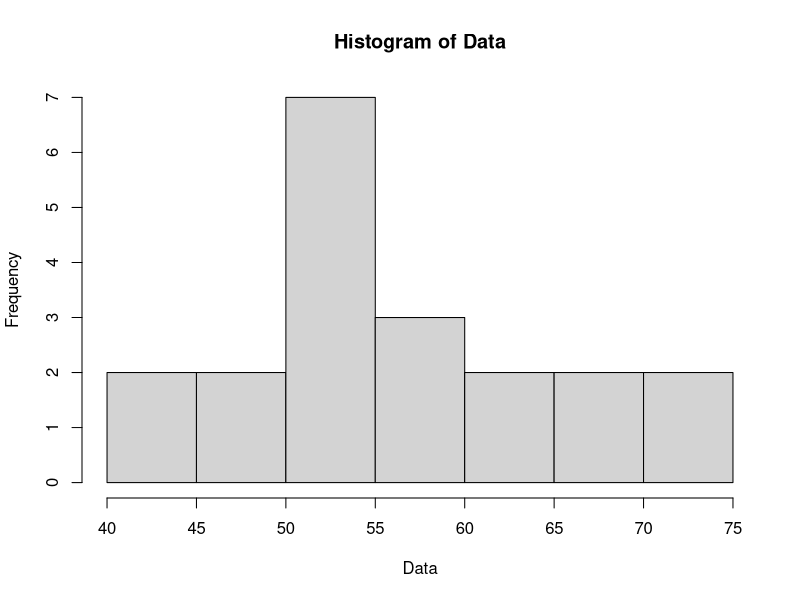
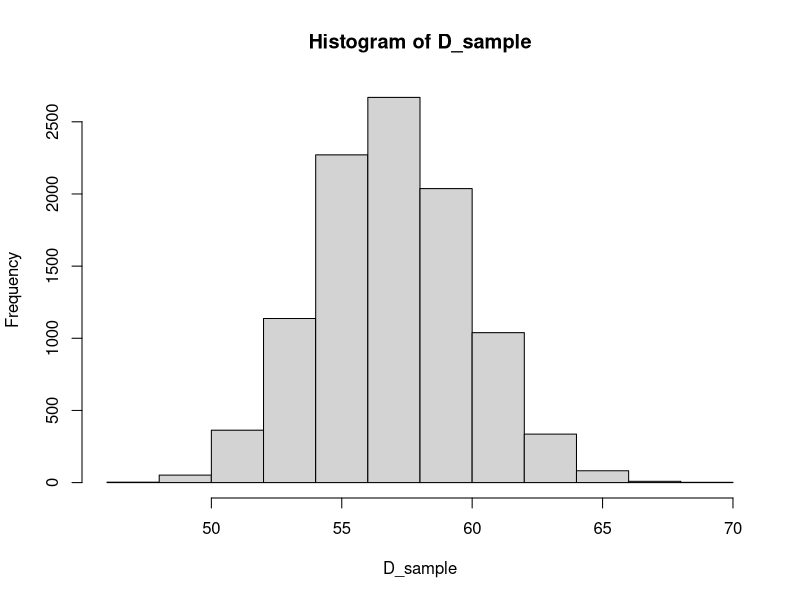
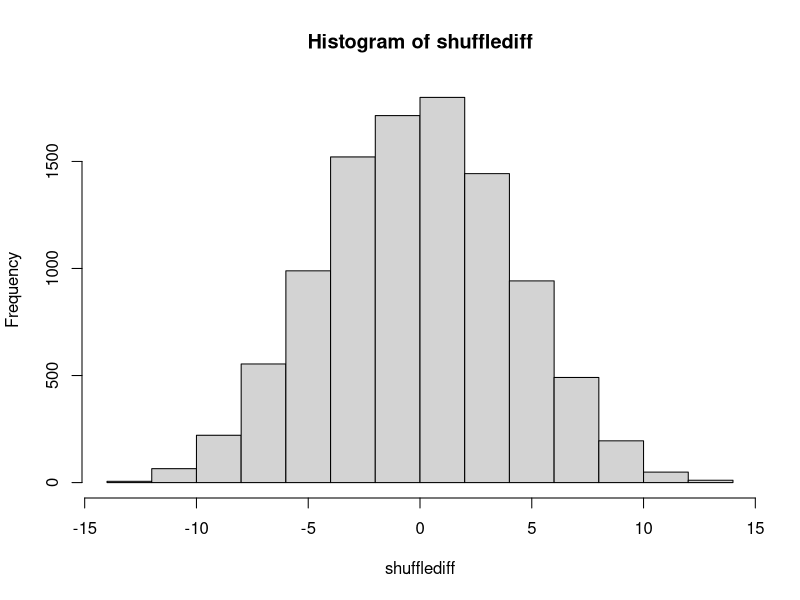

The R script that drew these images, in order:
## ---- chunk 1
knitr::opts_chunk$set(echo = TRUE)
## ---- chunk 2

Placebo = c(54,51,58,44,55,52,42,47,58,46)
Drug = c(54,73,53,70,73,68,52,65,65,60)

Data = c(Placebo, Drug)
Data_sd = sd(Data)
hist(Data)
## ---- chunk 3
shapiro.test(Data)
## ---- chunk 4
t.test(Data, mu=mean(Data))

## ---- chunk 5
Dse=sd(Data)/sqrt(length(Data))
Dse  # 1.8 -- this is one SD from the sample mean

t_0.975 = qt(p = .975, df = length(Data)-1)
t_0.975  # 2.26 = z-score for 97.5% area

# now we can compute
# point on x-axis in original distribution that corresponds to z = 2.26
Dse * t_0.975
# now can calculate 95% CI
Dmean = mean(Data)
Dmean - Dse * t_0.975
Dmean + Dse * t_0.975

# use sample SD to approximate population SD
# now can get an estimate how how likely it is that we have captured the true pop mean
## ---- chunk 6
t.test(Data, mu=mean(Data))
## ---- chunk 7
D_sample=numeric()
n=10
for (i in 1:10000) {
  D_sample[i] = mean(Data[sample(1:length(Data), n, replace=T)])
}

hist(D_sample)
sd(D_sample)

sort(D_sample)[250]
sort(D_sample)[9750]
## ---- chunk 8
Pse = sd(Placebo)/sqrt(length(Placebo))
Pmean = mean(Placebo)
ptstat = (Pmean - Dmean)/Pse

# Because we want to look at both extreme values (lower 2.5% and higher 2.5%),
# and we know the distribution is summterical, simply multiply p-value by 2.
pt(ptstat, df = length(Placebo)-1)*2

## ---- chunk 9
t.test(Placebo, mu=Dmean)

## ---- chunk 10
obs_diff = Pmean - Dmean
obs_diff
## ---- chunk 11
sum(abs(D_sample - Dmean) >= abs(obs_diff))/10000

## ---- chunk 12
se_diff = ( sqrt (
  ((sd(Placebo)**2)/length(Placebo)) + 
    ((sd(Drug)**2)/length(Drug))))

se_diff

## ---- chunk 13

Diff_mean = mean(Placebo) - mean(Drug)  # -12.6
Diff_mean

qt(p=0.975, df=18)*se_diff

Diff_mean + qt(p=0.025, df=18)*se_diff
Diff_mean - qt(p=0.025, df=18)*se_diff
## ---- chunk 14

tstat = Diff_mean / se_diff
tstat
## ---- chunk 15
#using our calculations done by hand
2*pt(q = tstat, 
     df = (length(Placebo)+length(Drug)-2), 
     lower.tail = T)

#confirmation using the t.test() function.
t.test(Placebo, Drug, var.equal = T)
## ---- chunk 16
expgroup = factor(rep(c("P","D"), each=10))

sample_diff = diff(tapply(Data, expgroup, mean))
sample_diff
## ---- chunk 17
shufflediff = numeric()
for ( i in 1:10000) {
  shufflediff[i]=diff(tapply(sample(Data, length(Data), replace = F),
                             expgroup, mean))
}

hist(shufflediff)

shufflepvalue = sum(shufflediff >= abs(sample_diff))/10000
print(shufflepvalue)
## ---- chunk 18
DrugDiff = Placebo-Drug
## ---- chunk 19
t_stat = mean(DrugDiff)/(sd(DrugDiff)/sqrt(length(DrugDiff)))

2*pt(t_stat, df=9, lower.tail = T)
## ---- chunk 20
t.test(DrugDiff, mu=0)
## ---- chunk 21
t.test(Placebo, Drug, paired = T, var.equal = T)
